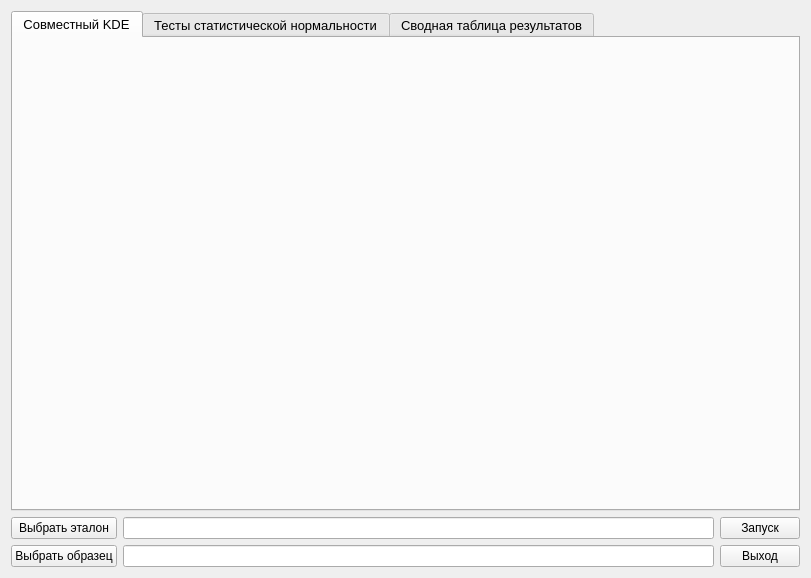
<?xml version="1.0" encoding="UTF-8"?>
<ui version="4.0">
 <class>MainBaseForm</class>
 <widget class="QWidget" name="MainBaseForm">
  <property name="geometry">
   <rect>
    <x>0</x>
    <y>0</y>
    <width>811</width>
    <height>578</height>
   </rect>
  </property>
  <property name="sizePolicy">
   <sizepolicy hsizetype="Preferred" vsizetype="Expanding">
    <horstretch>0</horstretch>
    <verstretch>0</verstretch>
   </sizepolicy>
  </property>
  <property name="minimumSize">
   <size>
    <width>0</width>
    <height>0</height>
   </size>
  </property>
  <property name="maximumSize">
   <size>
    <width>16777215</width>
    <height>16777215</height>
   </size>
  </property>
  <property name="windowTitle">
   <string>Программа</string>
  </property>
  <layout class="QVBoxLayout" name="verticalLayout">
   <item>
    <widget class="QTabWidget" name="tabWidget">
     <property name="minimumSize">
      <size>
       <width>500</width>
       <height>500</height>
      </size>
     </property>
     <property name="maximumSize">
      <size>
       <width>16777215</width>
       <height>16777215</height>
      </size>
     </property>
     <property name="font">
      <font>
       <pointsize>10</pointsize>
      </font>
     </property>
     <property name="currentIndex">
      <number>0</number>
     </property>
     <widget class="QWidget" name="kde_tab">
      <property name="sizePolicy">
       <sizepolicy hsizetype="Expanding" vsizetype="Expanding">
        <horstretch>0</horstretch>
        <verstretch>0</verstretch>
       </sizepolicy>
      </property>
      <property name="minimumSize">
       <size>
        <width>300</width>
        <height>300</height>
       </size>
      </property>
      <attribute name="title">
       <string>Совместный KDE</string>
      </attribute>
      <layout class="QVBoxLayout" name="verticalLayout_2">
       <item>
        <layout class="QHBoxLayout" name="kde_layout"/>
       </item>
      </layout>
     </widget>
     <widget class="QWidget" name="tests_tab">
      <attribute name="title">
       <string>Тесты статистической нормальности</string>
      </attribute>
      <layout class="QVBoxLayout" name="verticalLayout_3">
       <item>
        <layout class="QHBoxLayout" name="tests_layout"/>
       </item>
      </layout>
     </widget>
     <widget class="QWidget" name="table_tab">
      <attribute name="title">
       <string>Сводная таблица результатов</string>
      </attribute>
      <layout class="QVBoxLayout" name="verticalLayout_4">
       <item>
        <layout class="QHBoxLayout" name="table_layout"/>
       </item>
      </layout>
     </widget>
    </widget>
   </item>
   <item>
    <layout class="QGridLayout" name="gridLayout">
     <property name="sizeConstraint">
      <enum>QLayout::SetFixedSize</enum>
     </property>
     <item row="0" column="1">
      <widget class="QLineEdit" name="standard_line"/>
     </item>
     <item row="1" column="1">
      <widget class="QLineEdit" name="sample_line"/>
     </item>
     <item row="1" column="0">
      <widget class="QPushButton" name="sample_btn">
       <property name="text">
        <string>Выбрать образец</string>
       </property>
      </widget>
     </item>
     <item row="0" column="0">
      <widget class="QPushButton" name="standard_btn">
       <property name="text">
        <string>Выбрать эталон</string>
       </property>
      </widget>
     </item>
     <item row="0" column="2">
      <widget class="QPushButton" name="start_btn">
       <property name="text">
        <string>Запуск</string>
       </property>
      </widget>
     </item>
     <item row="1" column="2">
      <widget class="QPushButton" name="exit_btn">
       <property name="text">
        <string>Выход</string>
       </property>
      </widget>
     </item>
    </layout>
   </item>
  </layout>
 </widget>
 <resources/>
 <connections/>
</ui>
